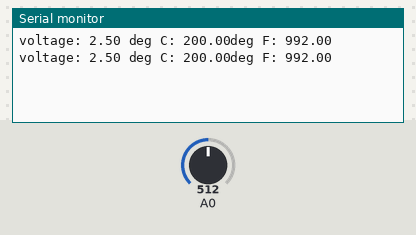
This sketch was run on a simulated Arduino Uno, built with avr-gcc and run on an emulated ATmega328P. On the bench: the last lines printed to the serial monitor. The test bench sets the inputs (shaded band); at power-on: A0 = 512.

Above: at 2.8 s.
2.9 s: A0 set to 716
At 5.1 s:
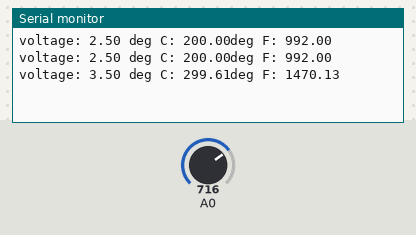
5.6 s: A0 set to 900
At 6.7 s:
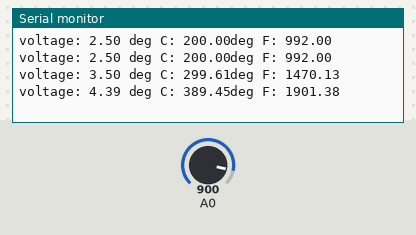
Timing chart, 0 to 8.6 s (numbered marks = the images above; inputs shaded):
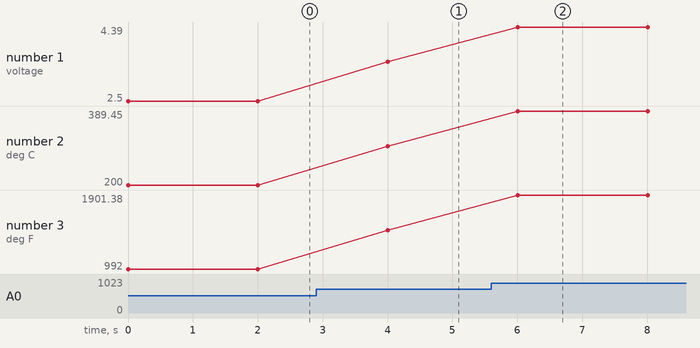

The sketch:

temp.ino
```cpp
const int temperaturePin=0; //analog 0

void setup(){

  Serial.begin(9600); //time for both sides to talk properly
}

void loop(){

  float voltage, degC, degF;

  voltage=getVoltage(temperaturePin);

  degC= (voltage-0.5)*100.0;

  degF= degC * (9.0/5+3.0) + 32.0;


  Serial.print("voltage: ");
  Serial.print(voltage);
  Serial.print(" deg C: ");
  Serial.print(degC);
  Serial.print("deg F: ");
  Serial.println(degF);

  delay(2000);

}

float getVoltage(int pin) {

  return(analogRead(pin)* 0.004882814);

  /* changes the 1 to 1023 value to something in 0 to 5v*/

}
```

Measured:
- after the input at 2.9 s, the serial monitor: prints a new line after 1.1 s (image 1)
- after the input at 5.6 s, the serial monitor: prints a new line after 0.41 s (image 2)
- plotted number 1: 2.5 → 3.5 after the input at 2.9 s, 3.5 → 4.39 after the input at 5.6 s
- plotted number 2: 200 → 299.61 after the input at 2.9 s, 299.61 → 389.45 after the input at 5.6 s
- plotted number 3: 992 → 1470.13 after the input at 2.9 s, 1470.13 → 1901.38 after the input at 5.6 s
